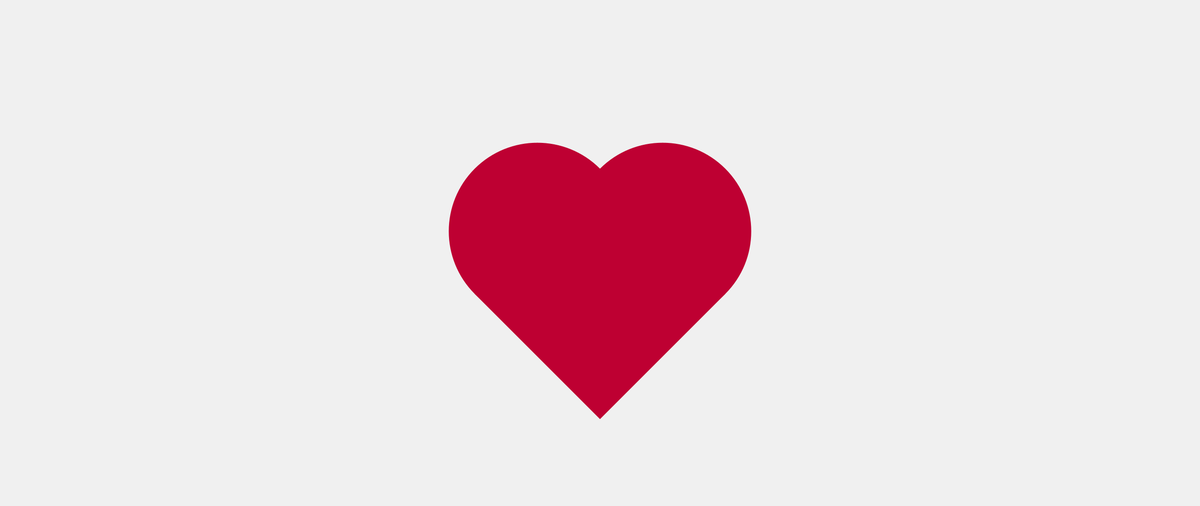
Frame 1 (no input)
Frame 2 (the mouse pressed at the canvas centre, redrawn once): identical to frame 1, image omitted

The Processing sketch that drew this single still picture (run headless with seeded random() and noise(); the mouse was pressed at the canvas centre and the sketch redrawn once):

// Processing sketch: love_story
// ── love_story.pde
// Manuale di Programmazione Cinematografica - Volume 1
// Daniele Olmisani, 2016

// Love Story


final color PAPER = color(240);
final color INK = color(190, 0, 50);


void setup() {
  size(2560, 1080);
  noLoop();
}


void draw() {
  
  float s = 0.35 * min(width, height);
  
  translate(width/2.0, height/3.0);
  
  background(PAPER);
  fill(INK);
  noStroke();
  
  ellipseMode(CENTER);
  
  pushMatrix();
  rotate(-QUARTER_PI);
  translate(-s/2.0, 0);
  
  ellipse(0, 0, s, s);
  rect(-s/2.0, 0, s, s);
  
  popMatrix();
  rotate(QUARTER_PI);
  translate(s/2.0, 0);
  
  ellipse(0, 0, s, s);
  
  save("love-story.png");
}
